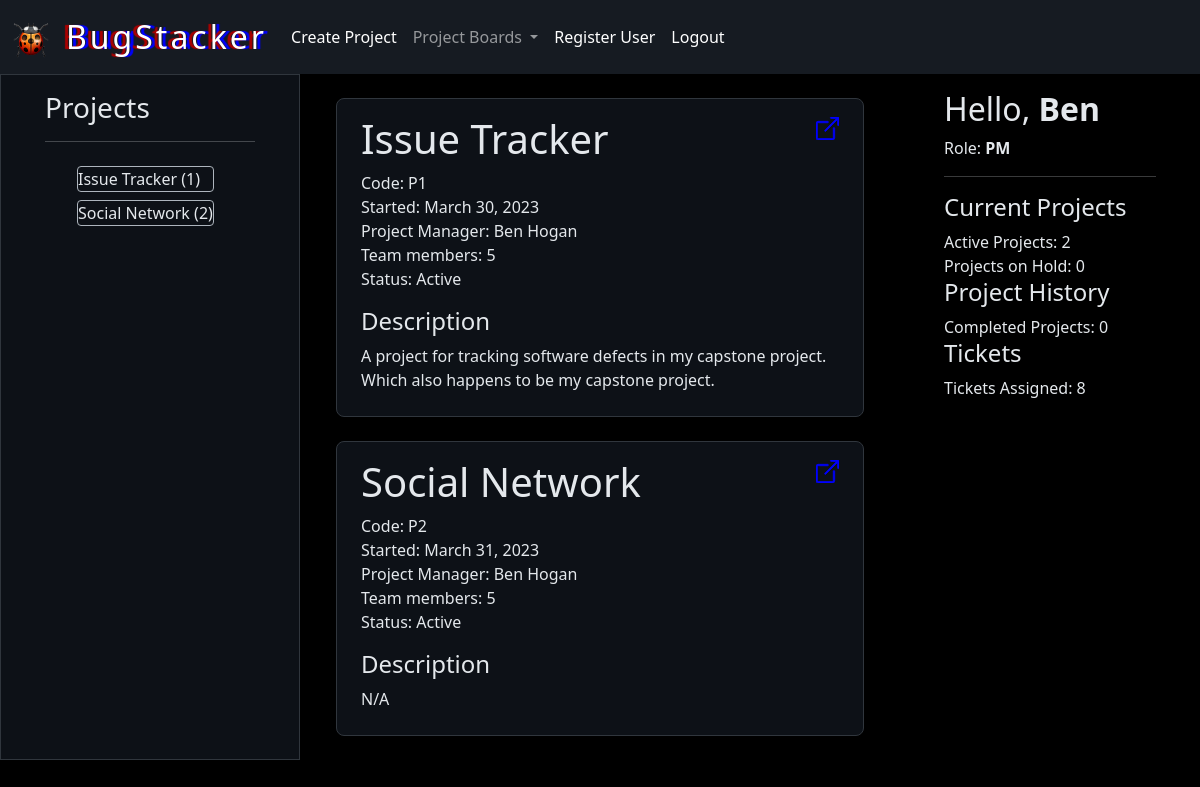
The app's page / (signed in), older data.
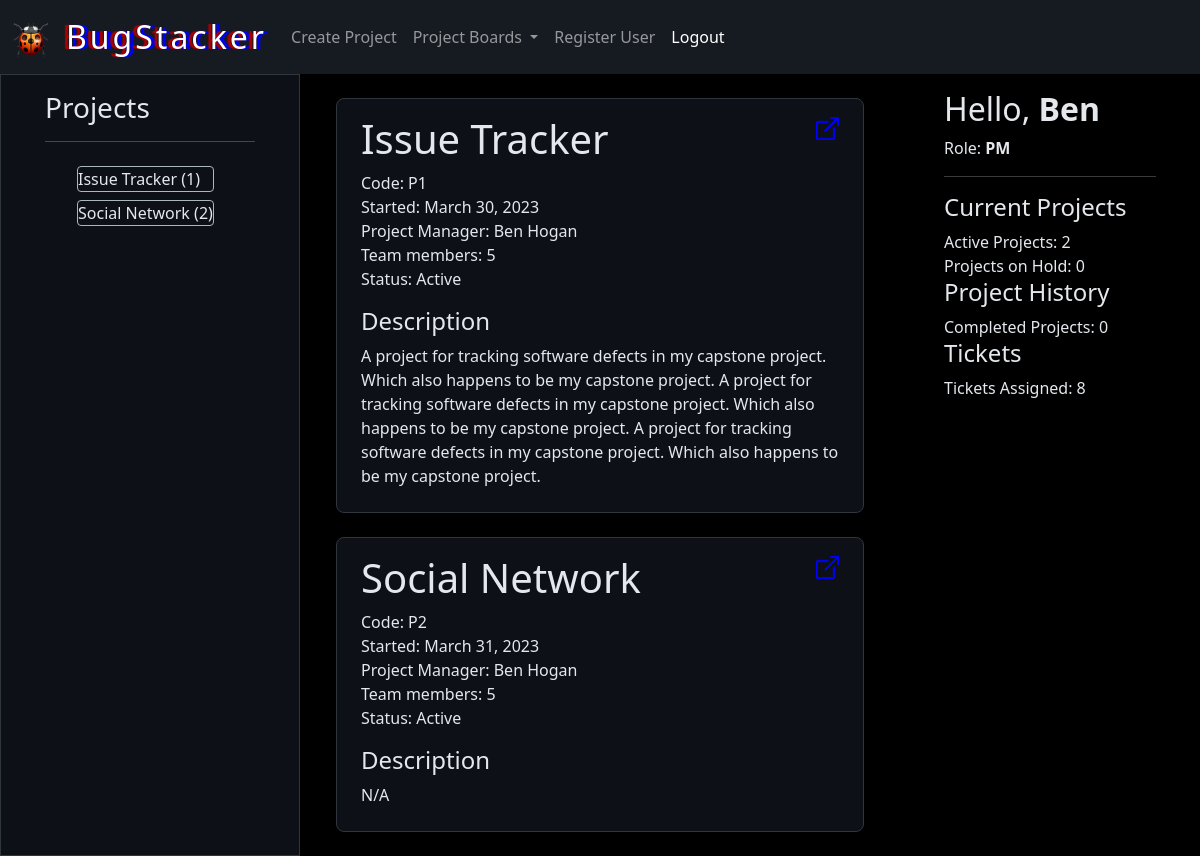
The same page, newer data.
### BUGSTACKER/models.py (models this page shows, shortened)
class Project(models.Model):
    class Status(models.TextChoices):
        ACTIVE = "A"
        INACTIVE = "I"
    code = models.PositiveSmallIntegerField(verbose_name="project code")
    name = models.CharField(max_length=60, verbose_name="project name")
    created = models.DateField(auto_now_add=True)
    completed = models.BooleanField(default=False, verbose_name="project complete?")
    pm = models.ForeignKey('User', null=True, on_delete=models.SET_NULL, related_name='projects_managed')
    team_members = models.ManyToManyField(User, blank=True, related_name='projects_working', verbose_name="Select Team Members")
    description = models.TextField(max_length=500, default="", verbose_name="project description")
    status = models.CharField(
            choices=Status.choices,
            default=Status.ACTIVE,
            max_length=2,
        )
    objects = ProjectQuerySet.as_manager()

class User(AbstractUser):
    class Role(models.TextChoices):
        PROJECT_MANAGER = 'PM'
        DEVELOPER = 'DEV'
    role = models.CharField(
        choices=Role.choices,
        default=Role.DEVELOPER,
        max_length=3,
    )
    def get_all_projects(self):
        return self.projects_managed.all() if self.projects_managed.all() else self.projects_working.all()
    def full_name(self):
        return f"{self.first_name} {self.last_name}"
    def __str__(self):
        return f"{self.first_name} {self.last_name} ({self.role})"

### BUGSTACKER/views.py (the view, shortened to what this page needs)
# urls.py: path("", views.index, name="index"),
@login_required
def index(request):
    if request.method == "GET":
        project_list = request.user.get_all_projects()
        if request.user.role == "PM":
            project_form = NewProjectForm()
            project_form.fields.get('team_members').queryset = User.objects.filter(role="DEV")
        else:
            project_form = None
        return render(request, 'BUGSTACKER/index.html', {
            "project_list": project_list,
            "project_form": project_form,
        })

### BUGSTACKER/models.py (called while the page is built)
    def active(self):
        return self.filter(status="A", completed=False)

    def finished(self):
        return self.filter(status="I", completed=True)

    def on_hold(self):
        return self.filter(status="I", completed=False)

### BUGSTACKER/templatetags/extra_filters.py (called while the page is built)
@register.filter(name="project_hrc")
def project_hrc(project_code):
    return f"P{project_code}"

### BUGSTACKER/templates/bugstacker/index.html (shortened to what this page needs)
{% extends "BUGSTACKER/layout.html" %}
{% load extra_filters %}
{% block left %}
    {% include "BUGSTACKER/index-left-well.html" with user=user %}
{% endblock %}
{% block body %}
    <div class="center-well col-lg-6">
        <div data-bs-spy="scroll" data-bs-target="#project-list" data-bs-smooth-scroll="true" class="scrollspy" tabindex="0">
            {% for project in project_list %}
                <div class="center bubble pt-3 m-4 pb-2 px-4 rounded-3 position-relative">
                    <h1 id="project-list-item-{{ project.code }}">{{ project.name }}</h1>
                    <div>Code: {{ project.code|project_hrc }}</div>
                    <div>Started: {{ project.created }}</div>
                    <div>Project Manager: {{ project.pm.full_name }}</div>
                    <div>Team members: {{ project.team_members.count }}</div>
                    <div>Status: {{ project.get_status_display }}</div>
                    <h4 class="mt-3">Description</h3>
                    <p>{{ project.description }}</p>
                    <a href="{% url 'project_board' project.code %}" class="position-absolute top-0 end-0 me-4 mt-3">
                    </a>
                </div>
            {% endfor %}
        </div>
    </div>
{% endblock %}
{% block right %}
    {% include "BUGSTACKER/index-right-well.html" with user=user %}
{% endblock %}

### BUGSTACKER/templates/bugstacker/index-left-well.html
<div class="left-well col-lg-3 d-none d-lg-grid">
    <div class="pt-2 m-2 pb-2 px-4">
        <h3 class="d-flex">Projects</h3>
        <hr>
        <div class="d-flex align-items-stretch">
            <ol class="project-list">
                {% for project in user.get_all_projects %}
                    {% if project.status == "A" %}
                    <a class="mt-2 rounded-1 background-theme text-theme border border-dark-subtle list-group-item list-group-item-action" href="#project-list-item-{{ project.code }}">
                        {{ project.name }} ({{ project.code }})
                    </a>
                    {% endif %}
                {% empty %}
                    <span class="fs-6">No projects</span>
                {% endfor %}
            </ol>
        </div>
    </div>
</div>

Row changes from the older to the newer data that the page shows:
changed Project "Issue Tracker": description "A project for tracking software defects in my capstone project. Which also happens to be my capstone project." → "…be my capstone project. A project for tracking software defects in my capstone project. Which also happens to be my capstone project. A project for tracking software defects in my capstone project. Which also happens to be my capstone project."
